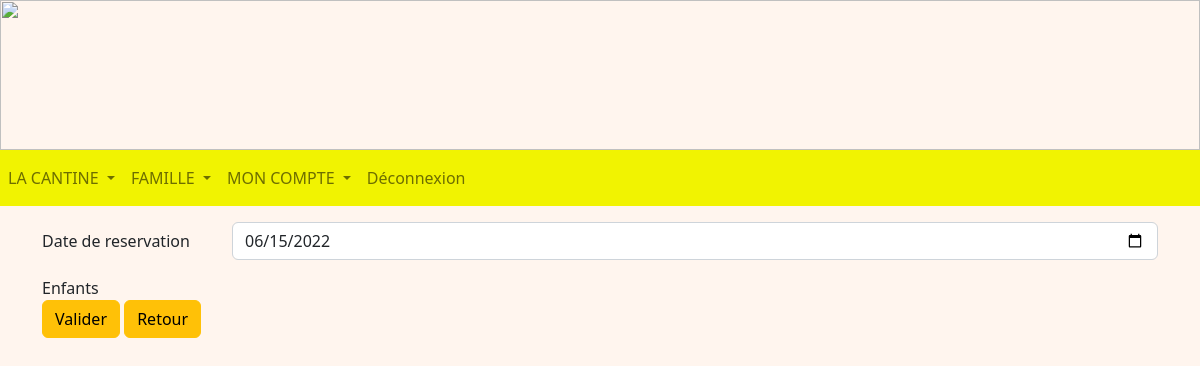
The page /ajoutRepas (signed in) on the database as committed earlier.
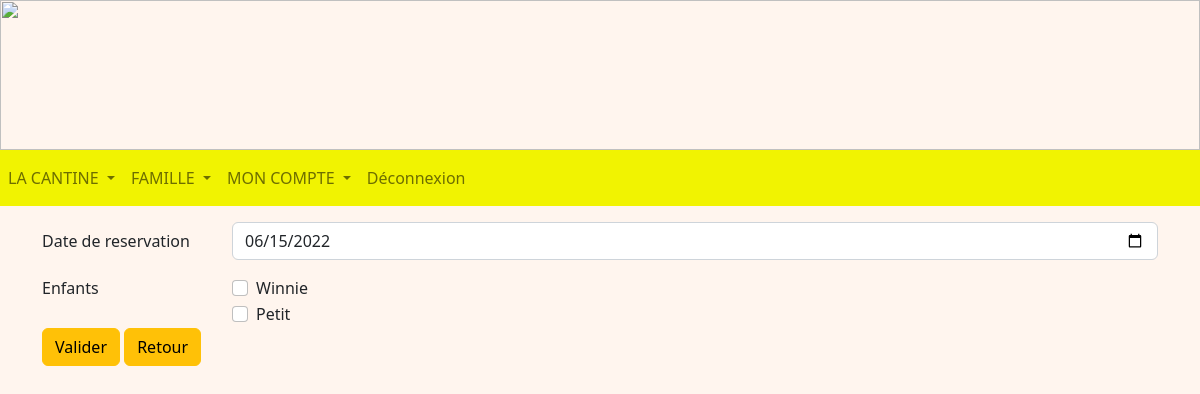
The same page on the database as committed later.
### tables this page shows
CREATE TABLE Enfant (
  code_enfant integer primary key autoincrement,
  nom_enfant TEXT NOT NULL,
  prenom_enfant TEXT NOT NULL,
  code_tarif integer NOT NULL,
  code_classe integer NOT NULL,
  code_representant integer NOT NULL,
  code_formule integer NOT NULL,
  FOREIGN KEY (code_tarif) REFERENCES Tarif(code_tarif),
  FOREIGN KEY (code_classe) REFERENCES Classe(code_classe),
  FOREIGN KEY (code_representant) REFERENCES Representant(code_representant)
  FOREIGN KEY (code_formule) REFERENCES Formule(code_formule)
);

### representant.py (the view, shortened to what this page needs)
@app.route('/ajoutRepas', methods = ["GET", "POST"])
@login_required
def ajoutRepas():
    db = get_db()
    cur = db.cursor()
    user = cur.execute("SELECT type_compte FROM Compte WHERE identifiant = ?", (flask_login.current_user.name, )).fetchone()
    if user[0] == 'Representant':
        now = datetime.datetime.today()
        newDate = now.replace(day = int(now.day) + 2) #datetime.timedelta())
        enfants = cur.execute("SELECT code_enfant, prenom_enfant FROM Enfant AS E INNER JOIN Representant AS R ON E.code_representant = R.code_representant WHERE R.identifiant = ?", (flask_login.current_user.name, )).fetchall()
        return render_template('R_ajoutRepas.html', enfants = enfants, now = now.strftime('%Y-%m-%d'))
    if user[0] == 'Admin':
        return redirect(url_for('accueilAdmin'))
    return redirect(url_for('accueilEnseignant'))

### main.py (called while the page is built)
@login_manager.user_loader
def load_user(user_id):
    db = get_db()
    cur = db.cursor()
    user = cur.execute('SELECT identifiant, mot_de_passe FROM Compte WHERE identifiant=?', (user_id, )).fetchone()
    return User(user[0], user[1])

def get_db():
    if 'db' not in g:
        g.db = sqlite3.connect(DATABASE)
    return g.db

@app.teardown_appcontext
def close_connection(exception):
    db = g.pop('db', None)
    if db is not None:
        db.close()

### templates/R_ajoutRepas.html (shortened to what this page needs)
<!DOCTYPE html>
<html>
<head>
    {% extends "R_layout.html" %}
    {% block content %}
    <div class="container mt-3">
        <form method="post">
            <div class="row mb-3">
                <label class="col-sm-2 col-form-label" for="repas">Date de reservation</label>
                <div class="col-sm-10">
                    <input class="form-control" type="date" id="repas" name="repas" value="{{ now }}" min="2010-01-01"
                        max="2100-12-31">
                </div>
            </div>
            <div class="form-group row">
                <div class="col-sm-2">Enfants</div>
                <div class="col-sm-10">
                    {% for enfant in enfants %}
                    <div class="form-check">
                        <input class="form-check-input" type="checkbox" value="{{ enfant[0] }}" name="{{ enfant[1] }}"
                            id="{{ enfant[1] }}">
                        <label class="form-check-label" for="{{ enfant[1] }}">
                            {{ enfant[1] }}
                        </label>
                    </div>
                    {% endfor %}
                </div>
            </div>
            <button class="btn btn-warning" type="submit">Valider</button>
            <a class="btn btn-warning" href="/repas">Retour</a>
        </form>
    </div>
    {% endblock %}

Rows that differ between the two databases and show on the page:
added Enfant: prenom_enfant "Winnie"
added Enfant: prenom_enfant "Petit"
